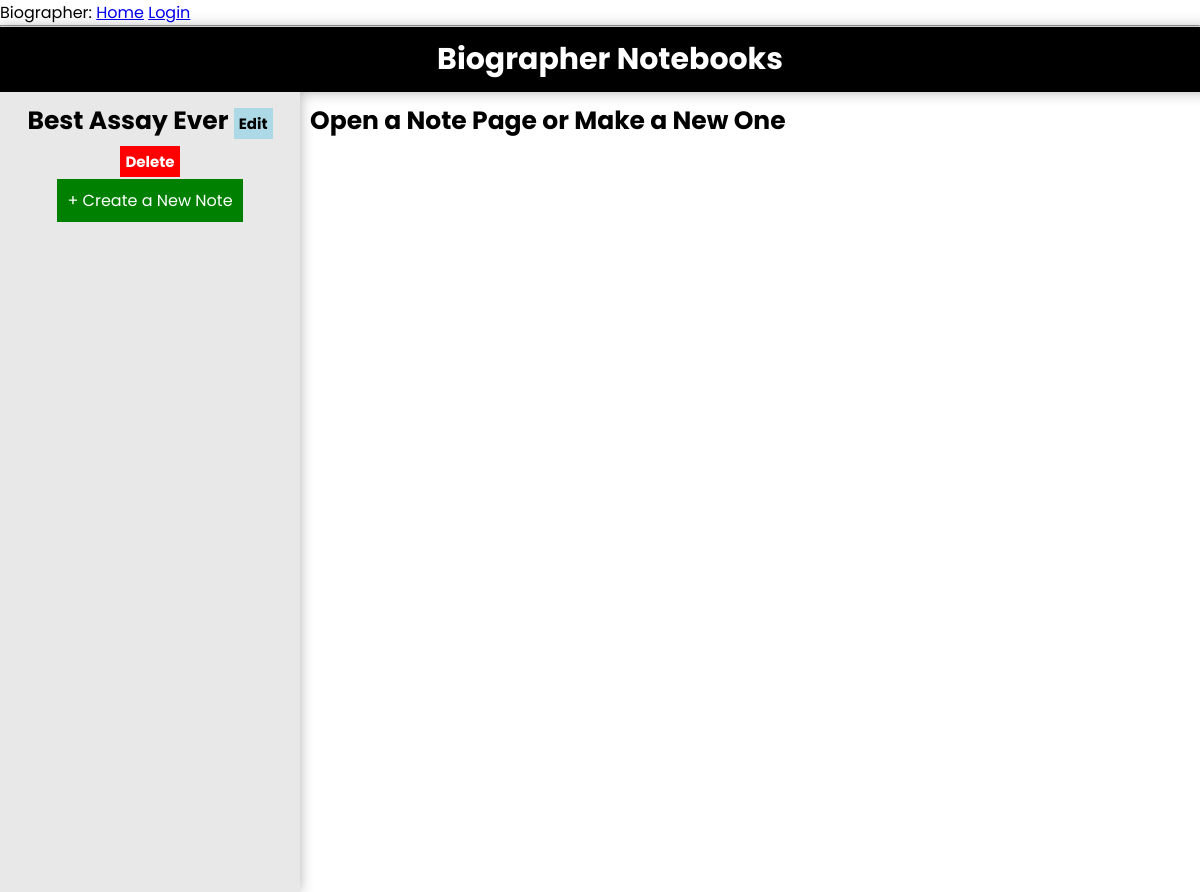
/notebooks/2, run on an earlier commit of the app's database.
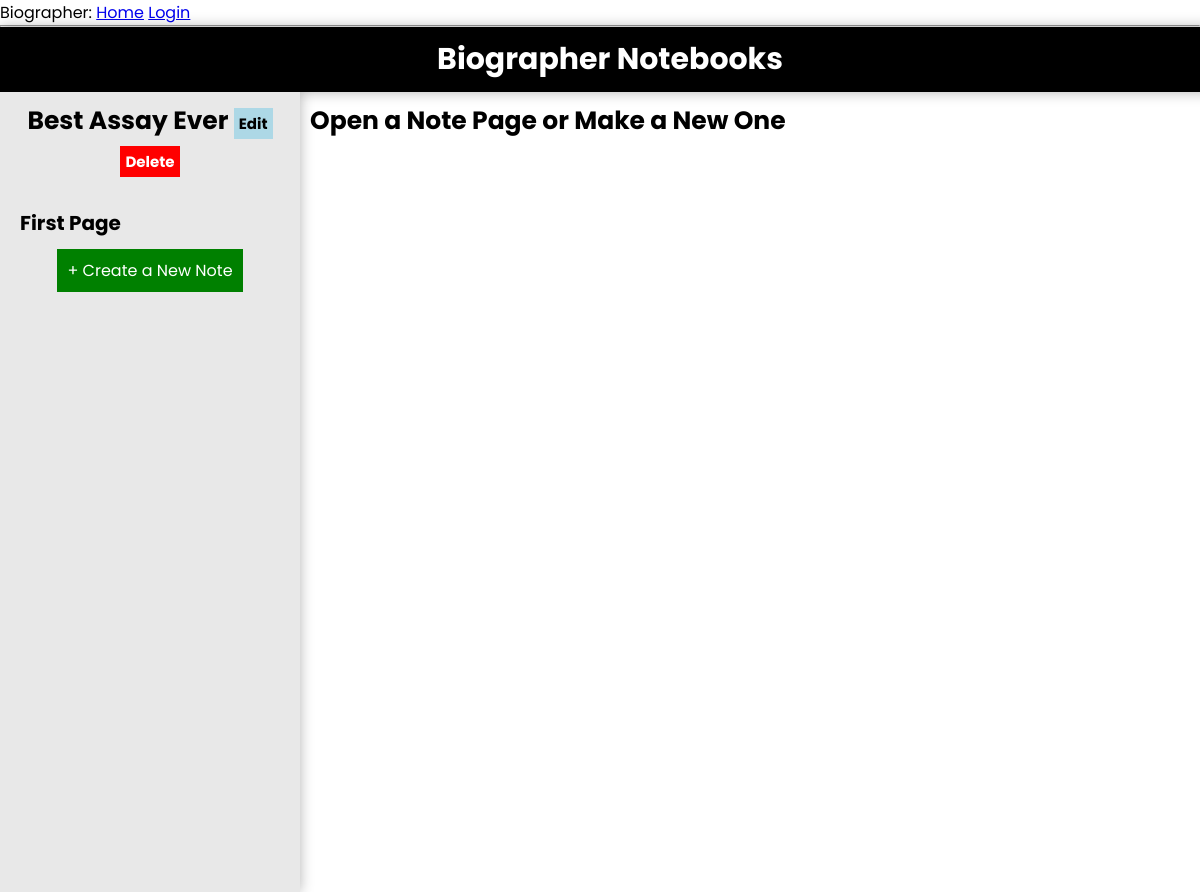
And on a later commit of the database.
### app/notes/routes.py (models this page shows)
class Notes(db.Model):
    id = db.Column(db.Integer, primary_key=True)
    name = db.Column(db.String(25), default="New Note")
    content = db.Column(db.Text, default=" ")
    notes_notebook = db.Column(db.Integer, nullable=False)
    last_modified = db.Column(db.DateTime, default=datetime.datetime.today())
    font = db.Column(db.String(25))
    color = db.Column(db.String(6))

### app/notes/routes.py (the view)
@bp.route("/notebooks/<int:notebook_id>", methods=["GET", "POST", "DELETE"])
def open_notebook(notebook_id):
    if Notebook.query.get(notebook_id).password is None:
        return render_template("tools/notes/open.html", notes=Notes.query.filter(Notes.notes_notebook == notebook_id),
                               notebook=Notebook.query.get(notebook_id), open=False)
    else:
        if auth[notebook_id]:
            return render_template("tools/notes/open.html", notes=Notes.query.filter(Notes.notes_notebook == notebook_id),
                                   notebook=Notebook.query.get(notebook_id), open=False)
        else:
            return redirect("/notebooks/" + str(notebook_id) + "/login")

### app/main/routes.py (called while the page is built)
@bp.before_app_request
def before_request():
    if current_user.is_authenticated:
        current_user.last_seen = datetime.now(timezone.utc)
        db.session.commit()

### app/templates/tools/notes/open.html (shortened to what this page needs)
{% extends "tools/notes/base.html" %}
{% block side %}
<h1>
    {{notebook.name}}
    <a href="/notebooks/{{notebook.id}}/edit" class="option">Edit</a>
    <a href="/notebooks/{{notebook.id}}/delete" class="option danger">Delete</a>
</h1>
{%for note in notes%}
<div class="note" id="div-note{{note.id}}">
    <a href="/notebooks/{{notebook.id}}/note/{{note.id}}" class="a">
        <h1 class="note-h1">{{note.name}}</h1>
    </a>
</div>
{%endfor%}
<a href="/notebooks/{{notebook.id}}/note/create" class="buttonlike">+ Create a New Note</a><br><br>
{% endblock %}
{% block main %}
{% if open %}
<script>
    window.onload = function(){
        changeColor("{{ opened.color }}")
        changefont("{{ opened.font }}")
    }
    window.setInterval(function () {
        document.getElementById("content-field").value = document.getElementById("content").innerHTML;
        document.getElementById("section-field").value = document.getElementById("section-content").innerHTML;
    }, 500)
    function changefont(font) {
        document.documentElement.style.setProperty("--note-font", font);
        document.getElementById("note-font").value = font;
    }
    function changeColor(color) {
        document.documentElement.style.setProperty("--note-color", color);
        document.getElementById("note-color").value = color;
    }
</script>
<form action="/notebooks/{{notebook.id}}/note/{{opened.id}}" method="post">
    <button onclick="toggleSettings()" type="button">Toggle Settings</button>
    <div id="settings">
        <h2>Settings</h2>
        Font Family:
        <button onclick="changefont('Arial, Helvetica, sans-serif')" type="button">Sans Serif</button>
        <button onclick="changefont('Georgia , Times New Roman , Times , serif')" type="button">Serif</button>
        <button onclick="changefont('Courier New, Courier, monospace')" type="button">Monospace</button>
        <button onclick="changefont('Lobster Two , Freestyle Script , cursive')" type="button">Cursive</button>
        <br><br>
        Colors:
        <button onclick="changeColor('#000000')" type="button">Black</button>
        <button onclick="changeColor('#0000ff')" type="button">Blue</button>
        <button onclick="changeColor('#ff0000')" type="button">Red</button>
    </div>
    <br>
    <input type="text" id="title" class="title-field" name="title" value="{{opened.name}}"></input>
    <p id="content" contenteditable="True" class="content">{{opened.content}}</p><br>
    {%for section in sections%}
    <input type="text" id="title" class="title-field" style="font-size: 25px;" name="{{section.id}}-section-title"
        value="{{section.name}}"></input>
    <p id="section-content" contenteditable="True" class="content">{{section.content}}</p><br>
    <input typec="text" name="{{section.id}}-section-content" id="section-field" style="display: none;">
    <a class="option danger" href="/notebook/{{notebook.id}}/note/{{opened.id}}/section/{{section.id}}/delete">Delete {{section.name}}</a>
    <br>
    <a class="a" href="/notebook/{{notebook.id}}/note/{{opened.id}}/section/create"></a>
    {%endfor%}
    <input typec="text" name="content" id="content-field">
    <a class="button" href="/notebook/{{notebook.id}}/note/{{opened.id}}/section/create">Add a New Section</a>
    <br>
    <input type="text" name="font" id="note-font" style="display: none;">
    <input type="text" name="color" id="note-color" style="display: none;">
    <br><input type="submit" value="Save Changes">
</form>
{%else%}
<h1 id="title">Open a Note Page or Make a New One</h1>
{% endif %}
</div>
{% endblock %}

What changed in the data, as far as the page shows it:
added Notes: name "First Page"
